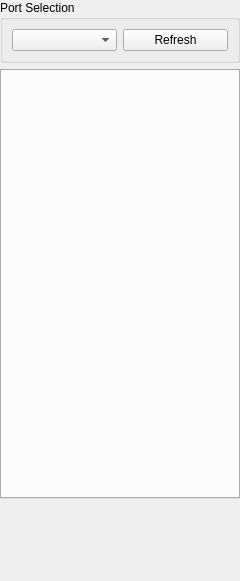
<?xml version="1.0" encoding="UTF-8"?>
<ui version="4.0">
 <class>Dock</class>
 <widget class="QDockWidget" name="DockWidget">
  <property name="features">
   <set>QDockWidget::NoDockWidgetFeatures</set>
  </property>
  <property name="windowTitle">
   <string/>
  </property>
  <widget class="QWidget" name="dock_child">
   <property name="geometry">
    <rect>
     <x>0</x>
     <y>0</y>
     <width>240</width>
     <height>581</height>
    </rect>
   </property>
   <property name="sizePolicy">
    <sizepolicy hsizetype="Preferred" vsizetype="Preferred">
     <horstretch>0</horstretch>
     <verstretch>0</verstretch>
    </sizepolicy>
   </property>
   <property name="minimumSize">
    <size>
     <width>240</width>
     <height>581</height>
    </size>
   </property>
   <property name="maximumSize">
    <size>
     <width>260</width>
     <height>581</height>
    </size>
   </property>
   <widget class="QWidget" name="ayab_config">
    <property name="sizePolicy">
     <sizepolicy hsizetype="Preferred" vsizetype="Expanding">
      <horstretch>0</horstretch>
      <verstretch>0</verstretch>
     </sizepolicy>
    </property>
    <layout class="QVBoxLayout" name="verticalLayout">
     <property name="spacing">
      <number>6</number>
     </property>
     <property name="topMargin">
      <number>0</number>
     </property>
     <item>
      <widget class="QGroupBox" name="groupBox">
       <property name="sizePolicy">
        <sizepolicy hsizetype="Minimum" vsizetype="Fixed">
         <horstretch>0</horstretch>
         <verstretch>0</verstretch>
        </sizepolicy>
       </property>
       <property name="minimumSize">
        <size>
         <width>240</width>
         <height>0</height>
        </size>
       </property>
       <property name="maximumSize">
        <size>
         <width>240</width>
         <height>16777215</height>
        </size>
       </property>
       <property name="title">
        <string>Port Selection</string>
       </property>
       <layout class="QHBoxLayout" name="horizontalLayout_3">
        <item>
         <widget class="QComboBox" name="serial_port_dropdown"/>
        </item>
        <item>
         <widget class="QPushButton" name="refresh_ports_button">
          <property name="text">
           <string>Refresh</string>
          </property>
         </widget>
        </item>
       </layout>
      </widget>
     </item>
     <item>
      <widget class="QTabWidget" name="tab_widget">
       <property name="sizePolicy">
        <sizepolicy hsizetype="MinimumExpanding" vsizetype="MinimumExpanding">
         <horstretch>0</horstretch>
         <verstretch>0</verstretch>
        </sizepolicy>
       </property>
       <property name="minimumSize">
        <size>
         <width>220</width>
         <height>430</height>
        </size>
       </property>
       <property name="maximumSize">
        <size>
         <width>1000000</width>
         <height>16777215</height>
        </size>
       </property>
       <property name="currentIndex">
        <number>0</number>
       </property>
       <property name="documentMode">
        <bool>false</bool>
       </property>
       <property name="tabBarAutoHide">
        <bool>false</bool>
       </property>
      </widget>
     </item>
    </layout>
   </widget>
  </widget>
 </widget>
 <resources/>
 <connections/>
</ui>
